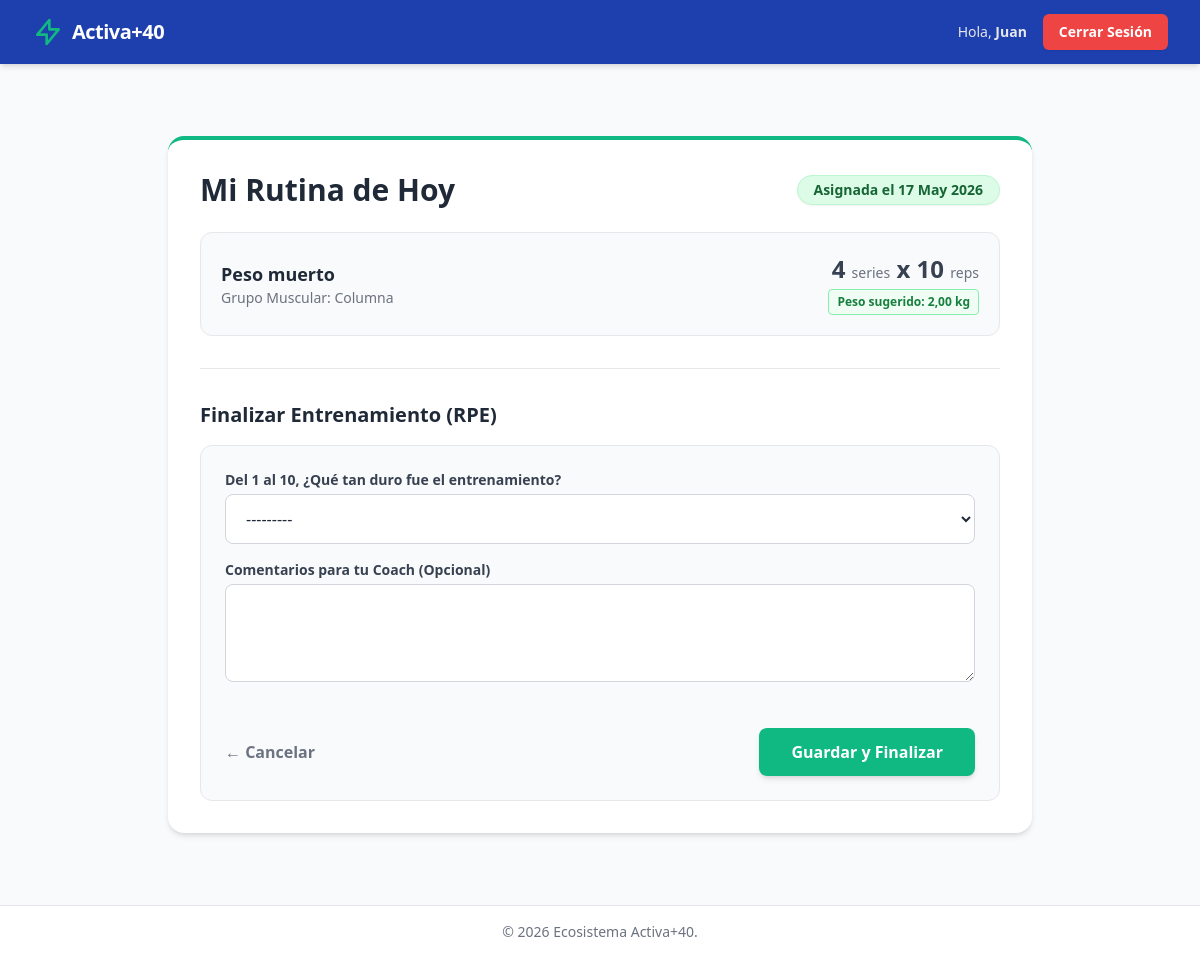
The app's page /entrenamiento/activa/ (signed in) with its own data.
### usuarios/models.py (models this page shows, shortened)
class Usuario(AbstractUser):
    es_cliente = models.BooleanField(default=False)
    es_coach = models.BooleanField(default=False)
    ESTADO_COACH_CHOICES = [
        ('activo', 'Activo'),
        ('inactivo', 'Inactivo'),
    ]
    estado_coach = models.CharField(max_length=20, choices=ESTADO_COACH_CHOICES, default='activo', verbose_name="Estado del Coach")
    fecha_nacimiento = models.DateField(null=True, blank=True, verbose_name="Fecha de Nacimiento")
    telefono = models.CharField(max_length=20, null=True, blank=True, verbose_name="Teléfono")
    TIEMPO_CHOICES = [
        ('15', '15 minutos'),
        ('30', '30 minutos'),
        ('45', '45+ minutos'),
    ]
    tiempo_disponible = models.CharField(max_length=10, choices=TIEMPO_CHOICES, null=True, blank=True)
    OBJETIVO_CHOICES = [
        ('salud', 'Salud General'),
        ('fuerza', 'Ganar Fuerza'),
        ('movilidad', 'Mejorar Movilidad'),
        ('peso', 'Bajar de Peso'),
    ]
    objetivo_principal = models.CharField(max_length=20, choices=OBJETIVO_CHOICES, null=True, blank=True)
    LUGAR_CHOICES = [
        ('casa', 'En Casa'),
        ('gimnasio', 'Gimnasio'),
        ('aire_libre', 'Al Aire Libre'),
    ]
    lugar_entrenamiento = models.CharField(max_length=20, choices=LUGAR_CHOICES, null=True, blank=True)
    lesion_previa = models.BooleanField(default=False, verbose_name="¿Tienes alguna lesión diagnosticada?")
    descripcion_lesion = models.TextField(null=True, blank=True, verbose_name="Describe tu lesión")
    acepta_terminos = models.BooleanField(default=False, verbose_name="Acepto los términos y consentimiento informado")
    ultima_actividad = models.DateTimeField(auto_now=True) # Se actualiza solo
    ESTADO_CHOICES = [
        ('activo', 'Activo'),
        ('inactivo', 'Inactivo'),
        ('alerta', 'En Alerta'),
        ('pendiente', 'Pendiente de Revisión'),
    ]
    estado_cliente = models.CharField(max_length=20, choices=ESTADO_CHOICES, default='activo')
    requiere_revision = models.BooleanField(default=False, verbose_name="Requiere Revisión Manual (EVA alto)")
    coach_asignado = models.ForeignKey(
        'self',
        on_delete=models.SET_NULL,
        null=True,
        blank=True,
        limit_choices_to={'es_coach': True}, # Solo permite elegir usuarios que sean coach
        related_name='mis_clientes'
    )

### entrenamiento/models.py (models this page shows, shortened)
class Rutina(models.Model):
    usuario = models.ForeignKey(settings.AUTH_USER_MODEL, on_delete=models.CASCADE, related_name='rutinas_cliente')
    coach = models.ForeignKey(settings.AUTH_USER_MODEL, on_delete=models.SET_NULL, null=True, blank=True, related_name='rutinas_coach')
    fecha_asignacion = models.DateField(auto_now_add=True)
    completada = models.BooleanField(default=False)
    class Meta:
        verbose_name = "Rutina"
        verbose_name_plural = "Rutinas"

class Detalle_Rutina(models.Model):
    rutina = models.ForeignKey(Rutina, on_delete=models.CASCADE, related_name='detalles')
    ejercicio = models.ForeignKey(Ejercicio, on_delete=models.CASCADE)
    series = models.IntegerField(default=3)
    repeticiones = models.IntegerField(default=10)
    peso_sugerido_kg = models.DecimalField(max_digits=5, decimal_places=2, null=True, blank=True)
    class Meta:
        verbose_name = "Detalle de Rutina"
        verbose_name_plural = "Detalles de Rutina"

### triage/models.py (models this page shows, shortened)
class Ejercicio(models.Model):
    nombre = models.CharField(max_length=100, verbose_name="Nombre del Ejercicio")
    grupo_muscular = models.CharField(max_length=100, verbose_name="Grupo Muscular")
    restricciones_vinculadas = models.ManyToManyField(
        Restriccion_Fisica,
        through='Contraindicacion',
        verbose_name="Contraindicado para"
    )
    class Meta:
        verbose_name = "Ejercicio"
        verbose_name_plural = "Ejercicios"

### entrenamiento/views.py (the view)
# urls.py: path('activa/', views.mi_rutina, name='mi_rutina'),
@login_required
def mi_rutina(request):
    if not getattr(request.user, 'es_cliente', False):
        return redirect('dashboard')
    rutina = Rutina.objects.filter(usuario=request.user, completada=False).prefetch_related('detalles__ejercicio').first()
    if not rutina:
        messages.info(request, 'No tienes rutinas pendientes.')
        return redirect('dashboard')
    if request.method == 'POST':
        form = RPEForm(request.POST)
        if form.is_valid():
            evaluacion = form.save(commit=False)
            evaluacion.rutina = rutina
            evaluacion.save()
            rutina.completada = True
            rutina.save()
            messages.success(request, '¡Felicidades! Has completado tu entrenamiento de hoy.')
            return redirect('dashboard')
    else:
        form = RPEForm()
    return render(request, 'entrenamiento/rutina_activa.html', {
        'rutina': rutina,
        'form': form
    })

### entrenamiento/forms.py
class RPEForm(forms.ModelForm):
    class Meta:
        model = Evaluacion_PostSesion
        fields = ['esfuerzo_rpe', 'comentario_usuario']
        labels = {
            'esfuerzo_rpe': '¿Qué tan intenso fue el entrenamiento de hoy? (RPE 1-10)',
            'comentario_usuario': '¿Algún comentario, molestia o duda para tu Coach?'
        }
        widgets = {
            'esfuerzo_rpe': forms.Select(attrs={'class': 'w-full px-4 py-3 rounded-lg border border-gray-300 focus:ring-2 focus:ring-activa-blue outline-none bg-white'}),
            'comentario_usuario': forms.Textarea(attrs={'class': 'w-full px-4 py-3 rounded-lg border border-gray-300 focus:ring-2 focus:ring-activa-blue outline-none', 'rows': 3}),
        }

### templates/entrenamiento/rutina_activa.html (shortened to what this page needs)
{% extends 'base.html' %}
{% block content %}
<div class="max-w-4xl mx-auto py-10 px-4">
    <div class="bg-white p-8 rounded-2xl shadow-md border-t-4 border-activa-accent">
        <div class="flex justify-between items-center mb-6">
            <h2 class="text-3xl font-bold text-gray-800">Mi Rutina de Hoy</h2>
            <span class="bg-green-100 text-green-800 text-sm font-bold px-4 py-1 rounded-full border border-green-200 shadow-sm">
                Asignada el {{ rutina.fecha_asignacion|date:"d M Y" }}
            </span>
        </div>
        <div class="space-y-4 mb-8">
            {% for detalle in rutina.detalles.all %}
                <div class="flex items-center justify-between p-5 bg-gray-50 border border-gray-200 rounded-xl">
                    <div>
                        <h3 class="font-bold text-lg text-gray-800">{{ detalle.ejercicio.nombre }}</h3>
                        <p class="text-sm text-gray-500 font-medium">Grupo Muscular: {{ detalle.ejercicio.grupo_muscular }}</p>
                    </div>
                    <div class="text-right">
                        <p class="font-black text-2xl text-gray-700">
                            {{ detalle.series }} <span class="text-sm text-gray-500 font-normal">series</span> x
                            {{ detalle.repeticiones }} <span class="text-sm text-gray-500 font-normal">reps</span>
                        </p>
                        {% if detalle.peso_sugerido_kg %}
                            <p class="text-xs font-bold text-green-700 border border-green-300 bg-green-50 rounded px-2 py-1 mt-1 inline-block">
                                Peso sugerido: {{ detalle.peso_sugerido_kg }} kg
                            </p>
                        {% endif %}
                    </div>
                </div>
            {% empty %}
                <p class="text-gray-500 italic">No hay ejercicios registrados para esta rutina.</p>
            {% endfor %}
        </div>
        <div class="mt-8 pt-8 border-t border-gray-200">
            <h3 class="text-xl font-bold text-gray-800 mb-4">Finalizar Entrenamiento (RPE)</h3>
            <form method="POST" class="bg-gray-50 p-6 rounded-xl border border-gray-200">
                <div class="space-y-4">
                    <div>
                        <label class="block text-sm font-bold text-gray-700 mb-1">Del 1 al 10, ¿Qué tan duro fue el entrenamiento?</label>
                        {{ form.esfuerzo_rpe }}
                    </div>
                    <div>
                        <label class="block text-sm font-bold text-gray-700 mb-1">Comentarios para tu Coach (Opcional)</label>
                        {{ form.comentario_usuario }}
                    </div>
                </div>
                <div class="flex justify-between items-center mt-6 pt-4">
                    <a href="{% url 'dashboard' %}" class="text-gray-500 hover:text-gray-800 font-bold transition flex items-center gap-2">
                        ← Cancelar
                    </a>
                    <button type="submit" class="bg-activa-accent hover:bg-green-600 text-white font-bold py-3 px-8 rounded-lg shadow-md transition">
                        Guardar y Finalizar
                    </button>
                </div>
            </form>
        </div>
    </div>
</div>
{% endblock %}

### templates/base.html (shortened to what this page needs)
<!DOCTYPE html>
<html lang="es">
<head>
    <script src="https://cdn.tailwindcss.com"></script>
</head>
<body class="bg-gray-50 text-gray-800 font-sans antialiased min-h-screen flex flex-col">
<nav class="bg-activa-blue text-white shadow-md">
        <div class="max-w-7xl mx-auto px-4 sm:px-6 lg:px-8">
            <div class="flex justify-between h-16 items-center">
                <div class="flex items-center gap-2">
                    <a href="{% url 'inicio' %}" class="flex items-center gap-2 hover:opacity-80 transition">
                        <svg class="w-8 h-8 text-activa-accent" fill="none" stroke="currentColor" viewBox="0 0 24 24"><path stroke-linecap="round" stroke-linejoin="round" stroke-width="2" d="M13 10V3L4 14h7v7l9-11h-7z"></path></svg>
                        <span class="font-bold text-xl tracking-tight">Activa+40</span>
                    </a>
                </div>
                <div class="flex items-center gap-4">
                    {% if user.is_authenticated %}
                        <span class="text-sm text-gray-200">
                            Hola, <strong>{{ user.username }}</strong>
                        </span>
                        <form method="POST" action="{% url 'logout' %}" class="inline">
                            <button type="submit" class="text-sm bg-red-500 hover:bg-red-600 px-4 py-2 rounded-md font-semibold transition shadow-sm">
                                Cerrar Sesión
                            </button>
                        </form>
                    {% endif %}
                </div>
            </div>
        </div>
    </nav>
    <main class="flex-grow max-w-7xl mx-auto px-4 sm:px-6 lg:px-8 py-8 w-full">
        {% block content %}
        {% endblock %}
    </main>
    <footer class="bg-white border-t border-gray-200 mt-auto">
        <div class="max-w-7xl mx-auto px-4 py-4 sm:px-6 lg:px-8 text-center text-sm text-gray-500">
            &copy; 2026 Ecosistema Activa+40.
        </div>
    </footer>
</body>
</html>

### records on screen
Usuario: username "Juan"
Rutina: fecha_asignacion "17 May 2026"
Detalle_Rutina: ejercicio.nombre "Peso muerto", ejercicio.grupo_muscular "Columna", series "4", repeticiones "10", peso_sugerido_kg "2,00"
